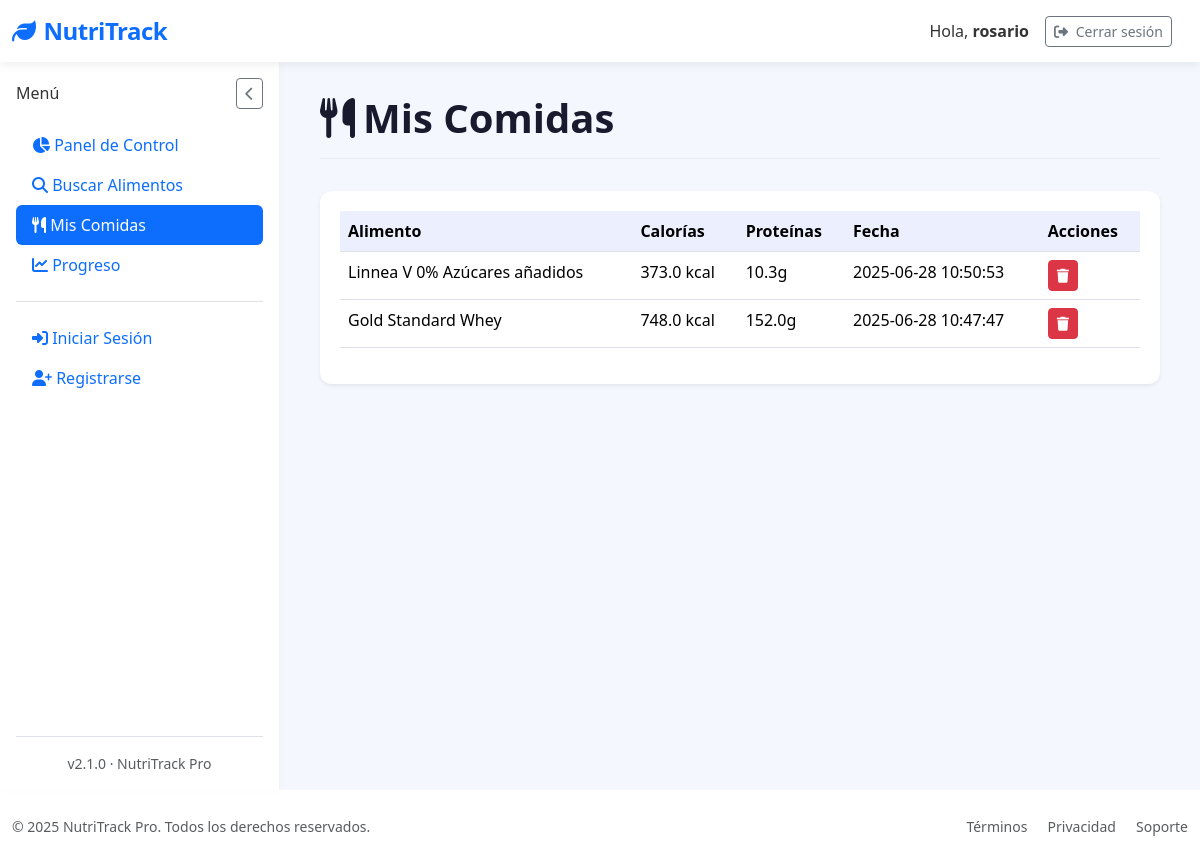
Screenshot of /mis-comidas (signed in) with the database file from the repository.
### tables this page shows
CREATE TABLE "loggin" (
	"id"	INTEGER,
	"username"	TEXT NOT NULL,
	"password"	TEXT,
	"email"	TEXT, google_id TEXT,
	PRIMARY KEY("id" AUTOINCREMENT)
);

CREATE TABLE food_entries (
        id INTEGER PRIMARY KEY AUTOINCREMENT,
        user_id INTEGER NOT NULL,
        food_name TEXT NOT NULL,
        calories REAL,
        proteins REAL,
        fats REAL,
        carbs REAL,
        date TIMESTAMP DEFAULT CURRENT_TIMESTAMP,
        FOREIGN KEY (user_id) REFERENCES loggin(id)
    );

### app/controllers/MyfoodsController.py (the view)
@app.route('/mis-comidas')
@login_required
def mis_comidas():
    with get_db_cursor() as cur:
        cur.execute("""
            SELECT id, food_name, calories, proteins, date
            FROM food_entries
            WHERE user_id = ?
            ORDER BY date DESC
        """, (current_user.id,))
        comidas = cur.fetchall()
    return render_template('Myfoods/mis_comidas.html', comidas=comidas)

### app/__init__.py (called while the page is built)
@login_manager.user_loader
def load_user(user_id):
    return User.get_by_id(user_id)

### app/conexion.py (called while the page is built)
@contextmanager
def get_db_connection():
    conn = sqlite3.connect(DATABASE)
    conn.row_factory = sqlite3.Row  # Esto permite acceso como diccionario
    try:
        yield conn
    finally:
        conn.close()

@contextmanager
def get_db_cursor():
    with get_db_connection() as conn:
        cursor = conn.cursor()
        try:
            yield cursor
            conn.commit()
        except:
            conn.rollback()
            raise

### app/models/LoginGoogleModel.py (called while the page is built)
    @staticmethod
    def get_by_id(user_id):
        with get_db_cursor() as cur:
            cur.execute("SELECT * FROM loggin WHERE id = ?", (user_id,))
            user = cur.fetchone()
            if user:
                return User(
                    id=user['id'],
                    username=user['username'],
                    email=user['email'] if 'email' in user.keys() else None,
                    google_id=user['google_id'] if 'google_id' in user.keys() else None
                )
        return None

### app/templates/Myfoods/mis_comidas.html (shortened to what this page needs)
{% extends "base.html" %}
{% block section %}
<div class="page-header">
  <h1 class="page-title">
    <i class="fas fa-utensils me-2"></i>Mis Comidas
  </h1>
</div>
<div class="card border-0 shadow-sm">
  <div class="card-body">
    {% if comidas %}
    <div class="table-responsive">
      <table class="table table-hover">
        <thead>
          <tr>
            <th>Alimento</th>
            <th>Calorías</th>
            <th>Proteínas</th>
            <th>Fecha</th>
            <th>Acciones</th>
          </tr>
        </thead>
        <tbody>
          {% for comida in comidas %}
          <tr>
            <td>{{ comida['food_name'] }}</td>
            <td>{{ comida['calories'] }} kcal</td>
            <td>{{ comida['proteins'] }}g</td>
            <td>{{ comida['date'] }}</td>
            <td>
              <form method="POST" action="{{ url_for('eliminar_comida', comida_id=comida['id']) }}">
                <button type="submit" class="btn btn-sm btn-danger">
                  <i class="fas fa-trash"></i>
                </button>
              </form>
            </td>
          </tr>
          {% endfor %}
        </tbody>
      </table>
    </div>
    {% else %}
    <div class="text-center py-5">
      <i class="fas fa-utensils fa-3x text-muted mb-3"></i>
      <h5 class="fw-medium">No hay comidas registradas</h5>
      <p class="text-muted">Busca y añade alimentos para verlos aquí.</p>
    </div>
    {% endif %}
  </div>
</div>
{% endblock %}

### app/templates/base.html (shortened to what this page needs)
<!DOCTYPE html>
<html lang="es" data-bs-theme="light">
<head>
  <link href="https://cdn.jsdelivr.net/npm/bootstrap@5.3.2/dist/css/bootstrap.min.css" rel="stylesheet">
  <link rel="stylesheet" href="https://cdn.jsdelivr.net/npm/bootstrap-icons@1.11.1/font/bootstrap-icons.css">
  <link rel="stylesheet" href="https://cdnjs.cloudflare.com/ajax/libs/font-awesome/6.4.2/css/all.min.css">
  <link href="https://cdn.jsdelivr.net/npm/sweetalert2@11/dist/sweetalert2.min.css" rel="stylesheet">
  <link rel="stylesheet" href="{{ url_for('static', filename='styles/Stylebase.css') }}">
</head>
<body>
  <nav class="navbar navbar-expand-lg navbar-light bg-white">
    <div class="container-fluid">
      <a class="navbar-brand text-primary" href="{{ url_for('logout') }}">
        <i class="fas fa-leaf me-2"></i>NutriTrack
      </a>
      <div class="d-flex align-items-center ms-auto">
        <span class="me-3 d-none d-md-inline">Hola, <strong>{{ current_user.username }}</strong></span>
        <a href="{{ url_for('logout') }}"
          class="btn btn-outline-secondary btn-sm me-3"
          onclick="return confirmLogout(event)">
          <i class="fas fa-sign-out-alt me-1"></i> Cerrar sesión
        </a>
      </div>
    </div>
  </nav>
  <div class="container-fluid flex-grow-1">
    <div class="row h-100 g-0">
      <nav class="sidebar d-flex flex-column p-3" id="sidebar">
        <div class="d-flex justify-content-between align-items-center mb-3">
          <h6 class="sidebar-title mb-0">Menú</h6>
          <button id="closeSidebarBtn" class="btn btn-sm btn-outline-secondary d-lg-block">
            <i class="fas fa-chevron-left"></i>
          </button>
        </div>
        <ul class="nav nav-pills flex-column mb-auto">
          <li class="nav-item">
            <a href="{{ url_for('dashboard') }}" class="nav-link {% if request.path == url_for('dashboard') %}active{% endif %}">
              <i class="fas fa-chart-pie"></i> Panel de Control
            </a>
          </li>
          <li>
            <a href="{{ url_for('search_food') }}" class="nav-link {% if request.path == url_for('search_food') %}active{% endif %}">
              <i class="fas fa-search"></i> Buscar Alimentos
            </a>
          </li>
          <li>
            <a href="{{ url_for('mis_comidas') }}" class="nav-link {% if request.path == url_for('mis_comidas') %}active{% endif %}">
              <i class="fas fa-utensils"></i> Mis Comidas
            </a>
          </li>
          <li>
            <a href="{{ url_for('progreso') }}" class="nav-link {% if request.path == url_for('progreso') %}active{% endif %}">
              <i class="fas fa-chart-line"></i> Progreso
            </a>
          </li>
          <li class="pt-3 mt-3 border-top">
            {% if session.username %}
            <a href="{{ url_for('logout') }}" class="nav-link">
              <i class="fas fa-sign-out-alt"></i> Cerrar Sesión
            </a>
            {% else %}
            <a href="{{ url_for('login') }}" class="nav-link">
              <i class="fas fa-sign-in-alt"></i> Iniciar Sesión
            </a>
            <a href="{{ url_for('register') }}" class="nav-link">
              <i class="fas fa-user-plus"></i> Registrarse
            </a>
            {% endif %}
          </li>
        </ul>
        <div class="mt-auto pt-3 border-top">
          <div class="text-center small text-muted">
            v2.1.0 · NutriTrack Pro
          </div>
        </div>
      </nav>
      <main class="main-content" id="mainContent">
        {% block section %}{% endblock %}
      </main>
    </div>
  </div>
  <footer class="bg-white py-4 mt-auto">
    <div class="container-fluid">
      <div class="row align-items-center">
        <div class="col-md-6 text-center text-md-start">
          <p class="mb-0 small text-muted">&copy; 2025 NutriTrack Pro. Todos los derechos reservados.</p>
        </div>
        <div class="col-md-6 text-center text-md-end">
          <a href="#" class="text-decoration-none small text-muted me-3">Términos</a>
          <a href="#" class="text-decoration-none small text-muted me-3">Privacidad</a>
          <a href="#" class="text-decoration-none small text-muted">Soporte</a>
        </div>
      </div>
    </div>
  </footer>
</body>
</html>

### app/static/styles/StyleBase.css (style rules this page uses)
:root { --primary-color: #4361ee; --secondary-color: #3f37c9; --accent-color: #4cc9f0; --dark-color: #1a1a2e; --light-color: #f8f9fa; --success-color: #4bb543; }
body { font-family: 'Segoe UI', system-ui, -apple-system, sans-serif; background-color: #f5f7ff; color: #333; min-height: 100vh; display: flex; flex-direction: column; overflow-x: hidden; }
.navbar-brand { font-weight: 700; font-size: 1.5rem; letter-spacing: -0.5px; }
.navbar { box-shadow: 0 2px 10px rgba(0, 0, 0, 0.08); background: white !important; position: relative; z-index: 1100; }
.container-fluid.flex-grow-1 { display: flex; flex-direction: column; min-height: calc(100vh - 72px - 70px); padding-left: 0; padding-right: 0; }
.row.h-100 { display: flex; flex-grow: 1; flex-wrap: nowrap; margin-left: 0; margin-right: 0; width: 100%; }
.sidebar { width: 280px; background: white; position: sticky; top: 72px; border-right: 1px solid rgba(0, 0, 0, 0.05); box-shadow: 1px 0 10px rgba(0, 0, 0, 0.02); transition: all 0.3s ease; z-index: 100; display: flex; flex-direction: column; flex-shrink: 0; height: calc(100vh - 72px); padding: 1rem; }
.main-content { flex-grow: 1; flex-basis: 0; padding: 2rem 2.5rem; background-color: #f5f7ff; overflow-y: auto; }
.card-body { padding: 1.25rem; }
.card-body { flex-grow: 1; }
.card { border: none; border-radius: 12px; box-shadow: 0 4px 12px rgba(0, 0, 0, 0.05); transition: transform 0.2s ease, box-shadow 0.2s ease; }
.table { --bs-table-bg: transparent; }
.table > thead { background-color: rgba(67, 97, 238, 0.1); color: var(--primary-color); }
.page-header { display: flex; justify-content: space-between; align-items: center; margin-bottom: 2rem; padding-bottom: 1rem; border-bottom: 1px solid rgba(0, 0, 0, 0.05); }
.page-title { font-weight: 700; color: var(--dark-color); margin: 0; }

### rows the page displays
loggin: username "rosario"
food_entries: food_name "Linnea V 0% Azúcares añadidos", calories "373.0", proteins "10.3", date "2025-06-28 10:50:53"
food_entries: food_name "Gold Standard Whey", calories "748.0", proteins "152.0", date "2025-06-28 10:47:47"
